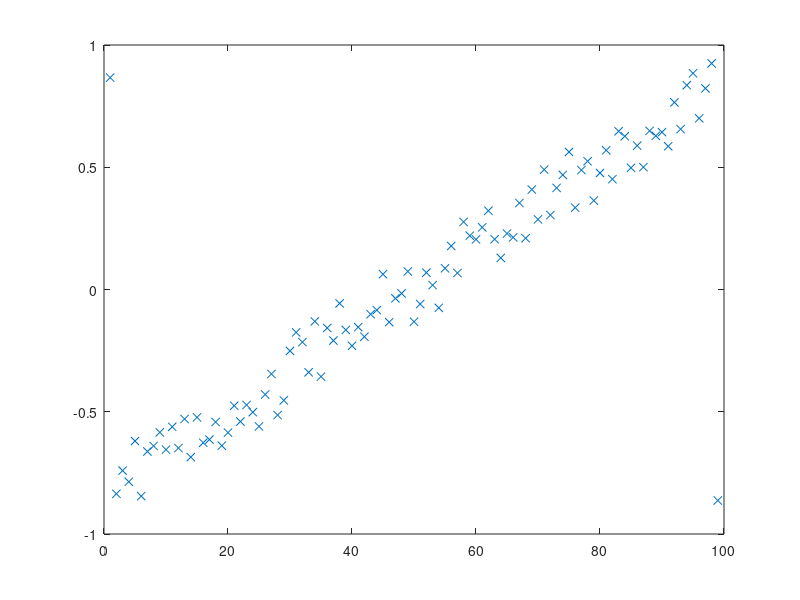

MATLAB code to generate this figure: (Note: this script raises an error after producing the figure.)
% script <a href="matlab:NR_CocktailSortTest">NR_CocktailSortTest</a>
% Test <a href="matlab:help NR_CocktailSort">NR_CocktailSort</a> on slightly out-of-order data.
% Numerical Renaissance codebase, Chapter 7, https://github.com/tbewley/NR
% Copyright 2022 by Thomas Bewley, distributed under BSD 3-Clause License. 

n=99; n1=(n+1)/2; D=0.85*([1:n]'-n1)/n1+0.15*(2*rand(n,1)-1); D([1 n])=D([n 1]);
close all, plot(D(:,1),'x'), pause(0.5), [D,index]=NR_CocktailSort(D,1,n); plot(D(:,1),'x')

% end script NR_CocktailSortTest
